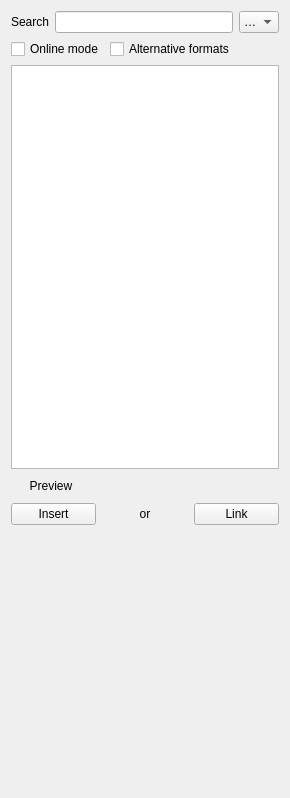
<?xml version="1.0" encoding="UTF-8"?>
<ui version="4.0">
 <class>Form</class>
 <widget class="QWidget" name="Form">
  <property name="geometry">
   <rect>
    <x>0</x>
    <y>0</y>
    <width>290</width>
    <height>798</height>
   </rect>
  </property>
  <property name="windowTitle">
   <string>BIM Library</string>
  </property>
  <layout class="QVBoxLayout" name="verticalLayout">
   <item>
    <layout class="QHBoxLayout" name="horizontalLayout">
     <item>
      <widget class="QLabel" name="label_2">
       <property name="text">
        <string>Search</string>
       </property>
      </widget>
     </item>
     <item>
      <widget class="QLineEdit" name="searchBox"/>
     </item>
     <item>
      <widget class="QComboBox" name="comboSearch">
       <property name="maximumSize">
        <size>
         <width>60</width>
         <height>16777215</height>
        </size>
       </property>
       <property name="toolTip">
        <string>Search external websites</string>
       </property>
       <item>
        <property name="text">
         <string>…</string>
        </property>
       </item>
      </widget>
     </item>
    </layout>
   </item>
   <item>
    <layout class="QHBoxLayout" name="horizontalLayout_6">
     <item>
      <widget class="QCheckBox" name="checkOnline">
       <property name="toolTip">
        <string>Shows the online catalog instead of local libraries.</string>
       </property>
       <property name="text">
        <string>Online mode</string>
       </property>
      </widget>
     </item>
     <item>
      <widget class="QCheckBox" name="checkFCStdOnly">
       <property name="enabled">
        <bool>true</bool>
       </property>
       <property name="toolTip">
        <string>Show available alternative file formats for library items (STEP, IFC, etc.)</string>
       </property>
       <property name="text">
        <string>Alternative formats</string>
       </property>
      </widget>
     </item>
     <item>
      <spacer name="horizontalSpacer_3">
       <property name="orientation">
        <enum>Qt::Horizontal</enum>
       </property>
       <property name="sizeHint" stdset="0">
        <size>
         <width>40</width>
         <height>20</height>
        </size>
       </property>
      </spacer>
     </item>
    </layout>
   </item>
   <item>
    <widget class="QTreeView" name="tree">
     <property name="dragEnabled">
      <bool>true</bool>
     </property>
    </widget>
   </item>
   <item>
    <layout class="QHBoxLayout" name="horizontalLayout_5">
     <item>
      <widget class="QPushButton" name="buttonPreview">
       <property name="text">
        <string>Preview</string>
       </property>
       <property name="flat">
        <bool>true</bool>
       </property>
      </widget>
     </item>
     <item>
      <spacer name="horizontalSpacer_2">
       <property name="orientation">
        <enum>Qt::Horizontal</enum>
       </property>
       <property name="sizeHint" stdset="0">
        <size>
         <width>40</width>
         <height>20</height>
        </size>
       </property>
     </spacer>
     </item>
    </layout>
   </item>
   <item>
    <layout class="QHBoxLayout" name="horizontalLayout_4" stretch="0,0,0">
     <item>
      <widget class="QPushButton" name="buttonInsert">
       <property name="toolTip">
        <string>Inserts the selected object in the current document</string>
       </property>
       <property name="text">
        <string>Insert</string>
       </property>
      </widget>
     </item>
     <item>
      <widget class="QLabel" name="label_3">
       <property name="text">
        <string>or</string>
       </property>
       <property name="alignment">
        <set>Qt::AlignCenter</set>
       </property>
      </widget>
     </item>
     <item>
      <widget class="QPushButton" name="buttonLink">
       <property name="toolTip">
        <string>Links the selected object in the current document. Only works in offline mode.</string>
       </property>
       <property name="text">
        <string>Link</string>
       </property>
      </widget>
     </item>
    </layout>
   </item>
   <item>
    <widget class="QLabel" name="framePreview">
     <property name="sizePolicy">
      <sizepolicy hsizetype="Preferred" vsizetype="Preferred">
       <horstretch>0</horstretch>
       <verstretch>0</verstretch>
      </sizepolicy>
     </property>
     <property name="minimumSize">
      <size>
       <width>256</width>
       <height>256</height>
      </size>
     </property>
     <property name="maximumSize">
      <size>
       <width>256</width>
       <height>256</height>
      </size>
     </property>
     <property name="text">
      <string/>
     </property>
     <property name="scaledContents">
      <bool>true</bool>
     </property>
     <property name="alignment">
      <set>Qt::AlignCenter</set>
     </property>
    </widget>
   </item>
  </layout>
 </widget>
 <resources/>
 <connections/>
</ui>
